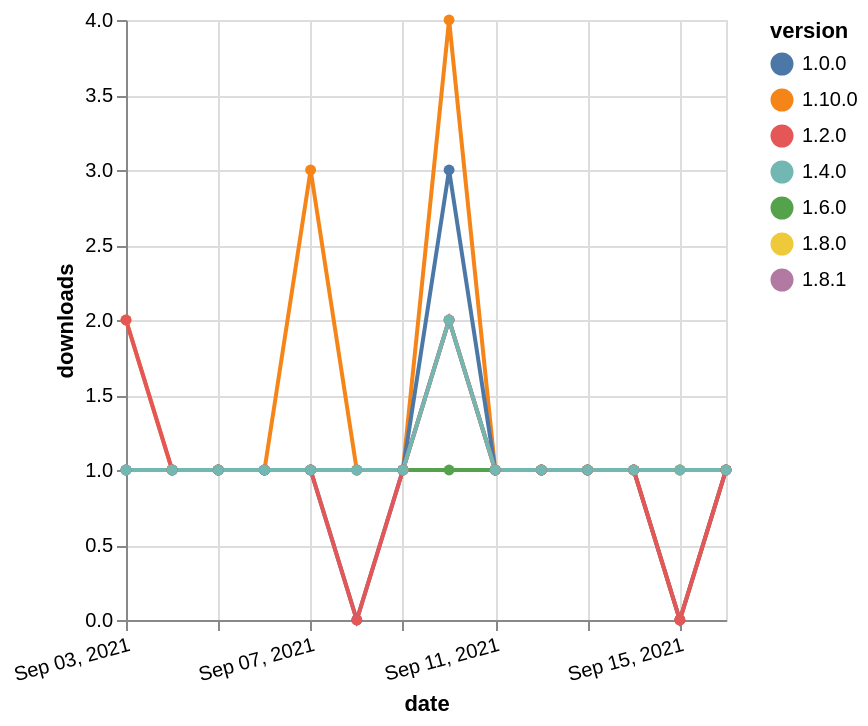

The specification (Vega-Lite) saved for this image:
### Vega-Lite specification from a JSON file in a GitHub repository (floating-point values rounded to 4 significant figures)
{"$schema": "https://vega.github.io/schema/vega-lite/v5.json", "description": "A simple bar chart with embedded data.", "data": {"values": [{"date": "2021-09-03", "total": 150, "delta": 1, "version": "1.6.0"}, {"date": "2021-09-04", "total": 151, "delta": 1, "version": "1.6.0"}, {"date": "2021-09-05", "total": 152, "delta": 1, "version": "1.6.0"}, {"date": "2021-09-06", "total": 153, "delta": 1, "version": "1.6.0"}, {"date": "2021-09-07", "total": 154, "delta": 1, "version": "1.6.0"}, {"date": "2021-09-08", "total": 155, "delta": 1, "version": "1.6.0"}, {"date": "2021-09-09", "total": 156, "delta": 1, "version": "1.6.0"}, {"date": "2021-09-10", "total": 157, "delta": 1, "version": "1.6.0"}, {"date": "2021-09-11", "total": 158, "delta": 1, "version": "1.6.0"}, {"date": "2021-09-12", "total": 159, "delta": 1, "version": "1.6.0"}, {"date": "2021-09-13", "total": 160, "delta": 1, "version": "1.6.0"}, {"date": "2021-09-14", "total": 161, "delta": 1, "version": "1.6.0"}, {"date": "2021-09-15", "total": 162, "delta": 1, "version": "1.6.0"}, {"date": "2021-09-16", "total": 163, "delta": 1, "version": "1.6.0"}, {"date": "2021-09-03", "total": 150, "delta": 1, "version": "1.8.0"}, {"date": "2021-09-04", "total": 151, "delta": 1, "version": "1.8.0"}, {"date": "2021-09-05", "total": 152, "delta": 1, "version": "1.8.0"}, {"date": "2021-09-06", "total": 153, "delta": 1, "version": "1.8.0"}, {"date": "2021-09-07", "total": 154, "delta": 1, "version": "1.8.0"}, {"date": "2021-09-08", "total": 155, "delta": 1, "version": "1.8.0"}, {"date": "2021-09-09", "total": 156, "delta": 1, "version": "1.8.0"}, {"date": "2021-09-10", "total": 158, "delta": 2, "version": "1.8.0"}, {"date": "2021-09-11", "total": 159, "delta": 1, "version": "1.8.0"}, {"date": "2021-09-12", "total": 160, "delta": 1, "version": "1.8.0"}, {"date": "2021-09-13", "total": 161, "delta": 1, "version": "1.8.0"}, {"date": "2021-09-14", "total": 162, "delta": 1, "version": "1.8.0"}, {"date": "2021-09-15", "total": 163, "delta": 1, "version": "1.8.0"}, {"date": "2021-09-16", "total": 164, "delta": 1, "version": "1.8.0"}, {"date": "2021-09-03", "total": 127, "delta": 2, "version": "1.10.0"}, {"date": "2021-09-04", "total": 128, "delta": 1, "version": "1.10.0"}, {"date": "2021-09-05", "total": 129, "delta": 1, "version": "1.10.0"}, {"date": "2021-09-06", "total": 130, "delta": 1, "version": "1.10.0"}, {"date": "2021-09-07", "total": 133, "delta": 3, "version": "1.10.0"}, {"date": "2021-09-08", "total": 134, "delta": 1, "version": "1.10.0"}, {"date": "2021-09-09", "total": 135, "delta": 1, "version": "1.10.0"}, {"date": "2021-09-10", "total": 139, "delta": 4, "version": "1.10.0"}, {"date": "2021-09-11", "total": 140, "delta": 1, "version": "1.10.0"}, {"date": "2021-09-12", "total": 141, "delta": 1, "version": "1.10.0"}, {"date": "2021-09-13", "total": 142, "delta": 1, "version": "1.10.0"}, {"date": "2021-09-14", "total": 143, "delta": 1, "version": "1.10.0"}, {"date": "2021-09-15", "total": 143, "delta": 0, "version": "1.10.0"}, {"date": "2021-09-16", "total": 144, "delta": 1, "version": "1.10.0"}, {"date": "2021-09-03", "total": 343, "delta": 1, "version": "1.0.0"}, {"date": "2021-09-04", "total": 344, "delta": 1, "version": "1.0.0"}, {"date": "2021-09-05", "total": 345, "delta": 1, "version": "1.0.0"}, {"date": "2021-09-06", "total": 346, "delta": 1, "version": "1.0.0"}, {"date": "2021-09-07", "total": 347, "delta": 1, "version": "1.0.0"}, {"date": "2021-09-08", "total": 347, "delta": 0, "version": "1.0.0"}, {"date": "2021-09-09", "total": 348, "delta": 1, "version": "1.0.0"}, {"date": "2021-09-10", "total": 351, "delta": 3, "version": "1.0.0"}, {"date": "2021-09-11", "total": 352, "delta": 1, "version": "1.0.0"}, {"date": "2021-09-12", "total": 353, "delta": 1, "version": "1.0.0"}, {"date": "2021-09-13", "total": 354, "delta": 1, "version": "1.0.0"}, {"date": "2021-09-14", "total": 355, "delta": 1, "version": "1.0.0"}, {"date": "2021-09-15", "total": 355, "delta": 0, "version": "1.0.0"}, {"date": "2021-09-16", "total": 356, "delta": 1, "version": "1.0.0"}, {"date": "2021-09-03", "total": 132, "delta": 1, "version": "1.8.1"}, {"date": "2021-09-04", "total": 133, "delta": 1, "version": "1.8.1"}, {"date": "2021-09-05", "total": 134, "delta": 1, "version": "1.8.1"}, {"date": "2021-09-06", "total": 135, "delta": 1, "version": "1.8.1"}, {"date": "2021-09-07", "total": 136, "delta": 1, "version": "1.8.1"}, {"date": "2021-09-08", "total": 137, "delta": 1, "version": "1.8.1"}, {"date": "2021-09-09", "total": 138, "delta": 1, "version": "1.8.1"}, {"date": "2021-09-10", "total": 140, "delta": 2, "version": "1.8.1"}, {"date": "2021-09-11", "total": 141, "delta": 1, "version": "1.8.1"}, {"date": "2021-09-12", "total": 142, "delta": 1, "version": "1.8.1"}, {"date": "2021-09-13", "total": 143, "delta": 1, "version": "1.8.1"}, {"date": "2021-09-14", "total": 144, "delta": 1, "version": "1.8.1"}, {"date": "2021-09-15", "total": 145, "delta": 1, "version": "1.8.1"}, {"date": "2021-09-16", "total": 146, "delta": 1, "version": "1.8.1"}, {"date": "2021-09-03", "total": 180, "delta": 2, "version": "1.2.0"}, {"date": "2021-09-04", "total": 181, "delta": 1, "version": "1.2.0"}, {"date": "2021-09-05", "total": 182, "delta": 1, "version": "1.2.0"}, {"date": "2021-09-06", "total": 183, "delta": 1, "version": "1.2.0"}, {"date": "2021-09-07", "total": 184, "delta": 1, "version": "1.2.0"}, {"date": "2021-09-08", "total": 184, "delta": 0, "version": "1.2.0"}, {"date": "2021-09-09", "total": 185, "delta": 1, "version": "1.2.0"}, {"date": "2021-09-10", "total": 187, "delta": 2, "version": "1.2.0"}, {"date": "2021-09-11", "total": 188, "delta": 1, "version": "1.2.0"}, {"date": "2021-09-12", "total": 189, "delta": 1, "version": "1.2.0"}, {"date": "2021-09-13", "total": 190, "delta": 1, "version": "1.2.0"}, {"date": "2021-09-14", "total": 191, "delta": 1, "version": "1.2.0"}, {"date": "2021-09-15", "total": 191, "delta": 0, "version": "1.2.0"}, {"date": "2021-09-16", "total": 192, "delta": 1, "version": "1.2.0"}, {"date": "2021-09-03", "total": 170, "delta": 1, "version": "1.4.0"}, {"date": "2021-09-04", "total": 171, "delta": 1, "version": "1.4.0"}, {"date": "2021-09-05", "total": 172, "delta": 1, "version": "1.4.0"}, {"date": "2021-09-06", "total": 173, "delta": 1, "version": "1.4.0"}, {"date": "2021-09-07", "total": 174, "delta": 1, "version": "1.4.0"}, {"date": "2021-09-08", "total": 175, "delta": 1, "version": "1.4.0"}, {"date": "2021-09-09", "total": 176, "delta": 1, "version": "1.4.0"}, {"date": "2021-09-10", "total": 178, "delta": 2, "version": "1.4.0"}, {"date": "2021-09-11", "total": 179, "delta": 1, "version": "1.4.0"}, {"date": "2021-09-12", "total": 180, "delta": 1, "version": "1.4.0"}, {"date": "2021-09-13", "total": 181, "delta": 1, "version": "1.4.0"}, {"date": "2021-09-14", "total": 182, "delta": 1, "version": "1.4.0"}, {"date": "2021-09-15", "total": 183, "delta": 1, "version": "1.4.0"}, {"date": "2021-09-16", "total": 184, "delta": 1, "version": "1.4.0"}]}, "width": "container", "mark": {"type": "line", "point": {"filled": true}}, "encoding": {"x": {"field": "date", "type": "temporal", "timeUnit": "yearmonthdate", "title": "date", "axis": {"labelAngle": -15}}, "y": {"field": "delta", "type": "quantitative", "title": "downloads"}, "color": {"field": "version", "type": "nominal"}, "tooltip": {"field": "delta"}}}
